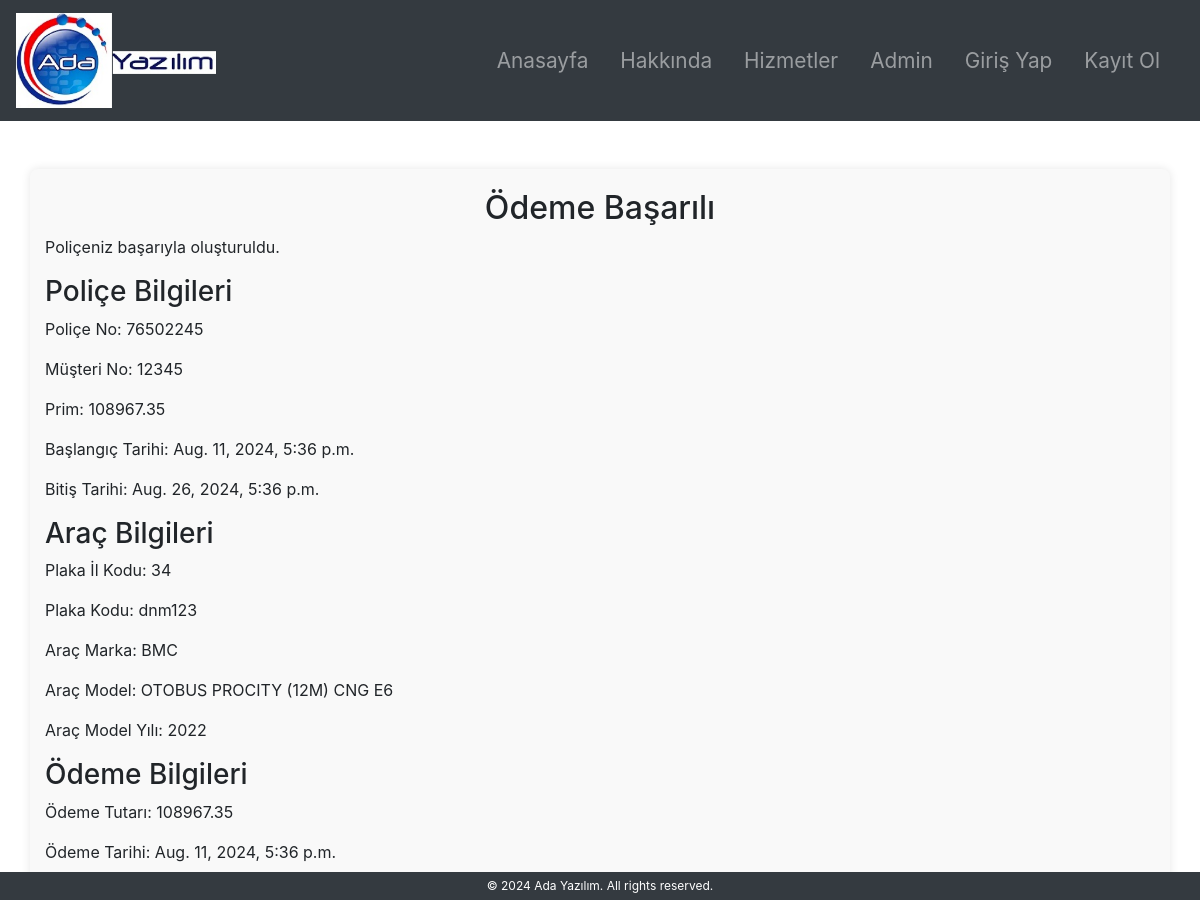
Page /accounts/payment_success/88/ on the committed database.
### services/models.py (models this page shows, shortened)
class Police(models.Model):
    POLICE_STATUS_CHOICES = [
        ('T', 'Teklif'),
        ('P', 'Poliçeleşmiş')
    ]
    police_no = models.IntegerField(unique=True)
    musteri_no = models.ForeignKey(settings.AUTH_USER_MODEL, on_delete=models.CASCADE)
    status = models.CharField(max_length=1, choices=POLICE_STATUS_CHOICES, null= False, blank= False)
    brans_kodu = models.CharField(max_length=3)
    prim = models.DecimalField(max_digits=10, decimal_places=2)
    onaylayan = models.ForeignKey(settings.AUTH_USER_MODEL, related_name='onaylayan', on_delete=models.CASCADE)
    tanzim_tarihi = models.DateTimeField(auto_now_add=True)
    baslangic_tarihi = models.DateTimeField()
    bitis_tarihi = models.DateTimeField()
    class Meta:
        verbose_name_plural = 'Poliçeler'

class AracBilgileri(models.Model):
    police_no = models.OneToOneField(Police, on_delete=models.CASCADE)
    plaka_il_kodu = models.IntegerField()
    plaka_kodu = models.CharField(max_length=7)
    arac_marka = models.CharField(max_length=255)
    arac_model = models.CharField(max_length=255)
    arac_model_yili = models.IntegerField()
    motor_no = models.CharField(max_length=15)
    sasi_no = models.CharField(max_length=17)
    teklif_fiyati = models.DecimalField(max_digits=10, decimal_places=2)
    class Meta:
        verbose_name_plural = 'Araç Poliçe Bilgileri'

class OdemeBilgileri(models.Model):
    police_no = models.OneToOneField(Police, on_delete=models.CASCADE)
    odeme_tutari = models.DecimalField(max_digits=10, decimal_places=2)
    odeme_tarihi = models.DateTimeField(auto_now_add=True)
    kredi_kart_no = models.CharField(max_length=16)
    kredi_kart_sahibi = models.CharField(max_length=100)
    son_kullanma_tarihi = models.CharField(max_length=5)
    cvv = models.CharField(max_length=3)
    class Meta:
        verbose_name_plural = 'Ödeme Bilgileri'

### accounts/models.py (models this page shows, shortened)
class MyUser(AbstractBaseUser, PermissionsMixin):
    Id_No = models.CharField(max_length=11, unique=True)
    first_name = models.CharField(max_length=30)
    last_name = models.CharField(max_length=30)
    city = models.CharField(max_length=30)
    district = models.CharField(max_length=30)
    phone = models.CharField(max_length=15)
    email = models.EmailField(unique=True)
    is_active = models.BooleanField(default=True)
    is_staff = models.BooleanField(default=False)
    is_superuser = models.BooleanField(default=False)
    objects = MyUserManager()
    class Meta:
        verbose_name_plural = 'Kullanıcılar'
    USERNAME_FIELD = 'Id_No'
    REQUIRED_FIELDS = ['first_name', 'last_name', 'email']
    """
    def clean(self):
        super().clean()
        if len(self.Id_No) != 11:
            raise ValidationError(_('Id_No must be exactly 11 characters long.'))
    """
    def __str__(self):
        return self.Id_No

### services/views.py (the view, shortened to what this page needs)
# urls.py: path('payment_success/<int:police_id>/', payment_success, name='payment_success'),  # Aynı şekilde
def payment_success(request, police_id):
    try:
        police = Police.objects.get(id=police_id)
    except Police.DoesNotExist:
        return render(request, 'services/payment_error.html', {'error': 'Poliçe bulunamadı.'})
    odeme_bilgileri = None
    saglik_bilgileri_formatted = None
    arac_bilgileri = None
    dask_bilgileri = None
    try:
        odeme_bilgileri = OdemeBilgileri.objects.get(police_no=police)
    except OdemeBilgileri.DoesNotExist:
        return render(request, 'services/payment_error.html', {'error': 'Ödeme bilgileri bulunamadı.'})
    if police.brans_kodu == '610':  # Sağlık sigortası
        try:
            saglik_bilgileri = SaglikBilgileri.objects.get(police_no=police)
            saglik_bilgileri_formatted = {
                'yatarak_tedavi': 'Evet' if saglik_bilgileri.yatarak_tedavi else 'Hayır',
                'ayakta_tedavi': 'Evet' if saglik_bilgileri.ayakta_tedavi else 'Hayır',
                'asistans_paketi': 'Evet' if saglik_bilgileri.asistans_paketi else 'Hayır',
                'doktor_danismanlik_hizmetleri': 'Evet' if saglik_bilgileri.doktor_danismanlik_hizmetleri else 'Hayır'
            }
        except SaglikBilgileri.DoesNotExist:
            return render(request, 'services/payment_error.html', {'error': 'Sağlık bilgileri bulunamadı.'})
        return render(request, 'services/payment_success.html', {
            'police': police,
            'saglik_bilgileri': saglik_bilgileri_formatted,
            'odeme_bilgileri': odeme_bilgileri
        })
    elif police.brans_kodu == '340':  # Kasko sigortası
        try:
            arac_bilgileri = AracBilgileri.objects.get(police_no=police)
        except AracBilgileri.DoesNotExist:
            return render(request, 'services/payment_error.html', {'error': 'Araç bilgileri bulunamadı.'})
        return render(request, 'services/payment_success.html', {
            'police': police,
            'arac_bilgileri': arac_bilgileri,
            'odeme_bilgileri': odeme_bilgileri
        })
    else:
        return render(request, 'services/payment_error.html', {'error': 'Geçersiz branş kodu.'})

### templates/services/payment_success.html (shortened to what this page needs)
<!DOCTYPE html>
<html lang="en">
<head>
    {% load static %}
    <link rel="stylesheet" href="{% static 'css/style.css' %}">
    <link rel="stylesheet" href="https://stackpath.bootstrapcdn.com/bootstrap/4.3.1/css/bootstrap.min.css">
</head>
<body>
    {% include 'navbar.html' %}
    <div class="container mt-5">
        <h2>Ödeme Başarılı</h2>
        <p>Poliçeniz başarıyla oluşturuldu.</p>
        <h3>Poliçe Bilgileri</h3>
        <p>Poliçe No: {{ police.police_no }}</p>
        <p>Müşteri No: {{ police.musteri_no }}</p>
        <p>Prim: {{ police.prim }}</p>
        <p>Başlangıç Tarihi: {{ police.baslangic_tarihi }}</p>
        <p>Bitiş Tarihi: {{ police.bitis_tarihi }}</p>
        {% if police.brans_kodu == '610' %}
        <h3>Sağlık Sigortası Bilgileri</h3>
        <p>Yatarak Tedavi: {{ saglik_bilgileri.yatarak_tedavi }}</p>
        <p>Ayakta Tedavi: {{ saglik_bilgileri.ayakta_tedavi }}</p>
        <p>Asistans Paketi: {{ saglik_bilgileri.asistans_paketi }}</p>
        <p>Doktor Danışmanlık Hizmetleri: {{ saglik_bilgileri.doktor_danismanlik_hizmetleri }}</p>
        {% elif police.brans_kodu == '340' %}
        <h3>Araç Bilgileri</h3>
        <p>Plaka İl Kodu: {{ arac_bilgileri.plaka_il_kodu }}</p>
        <p>Plaka Kodu: {{ arac_bilgileri.plaka_kodu }}</p>
        <p>Araç Marka: {{ arac_bilgileri.arac_marka }}</p>
        <p>Araç Model: {{ arac_bilgileri.arac_model }}</p>
        <p>Araç Model Yılı: {{ arac_bilgileri.arac_model_yili }}</p>
        {% endif %}
        <h3>Ödeme Bilgileri</h3>
        <p>Ödeme Tutarı: {{ odeme_bilgileri.odeme_tutari }}</p>
        <p>Ödeme Tarihi: {{ odeme_bilgileri.odeme_tarihi }}</p>
    </div>
    {% include 'footer.html' %}
</body>
</html>

### static/css/style.css (style rules this page uses)
body { background-color: #f8f9fa; font-family: Arial, sans-serif; }
.container { max-width: 600px; margin: 0 auto; padding: 20px; background-color: #f9f9f9; border-radius: 8px; box-shadow: 0 0 10px rgba(0, 0, 0, 0.1); }
h2 { text-align: center; }

### rows in the picture
Police: police_no "76502245", musteri_no "12345", prim "108967.35", baslangic_tarihi "Aug. 11, 2024, 5:36 p.m.", bitis_tarihi "Aug. 26, 2024, 5:36 p.m."
AracBilgileri: plaka_il_kodu "34", plaka_kodu "dnm123", arac_marka "BMC", arac_model "OTOBUS PROCITY (12M) CNG E6", arac_model_yili "2022"
OdemeBilgileri: odeme_tutari "108967.35", odeme_tarihi "Aug. 11, 2024, 5:36 p.m."
